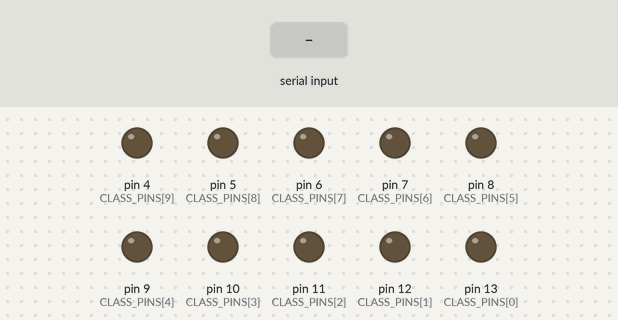
Simulated run of this sketch. Board: Arduino Uno, built with avr-gcc and run on an emulated ATmega328P. On the bench: output pins drawn as LEDs (lit = HIGH). The test bench sets the inputs (shaded band).

Above: at 1.2 s.
1.3 s: "ON" received over Serial
At 3.2 s:
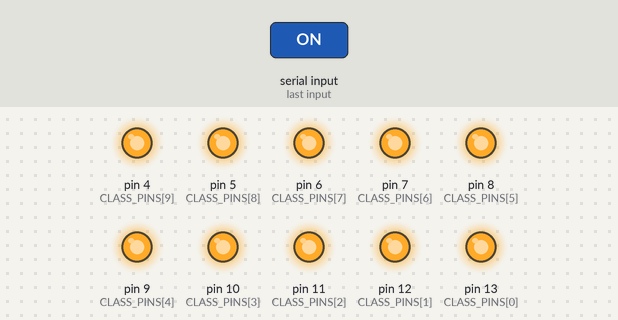
3.8 s: "OFF" received over Serial
At 5.1 s:
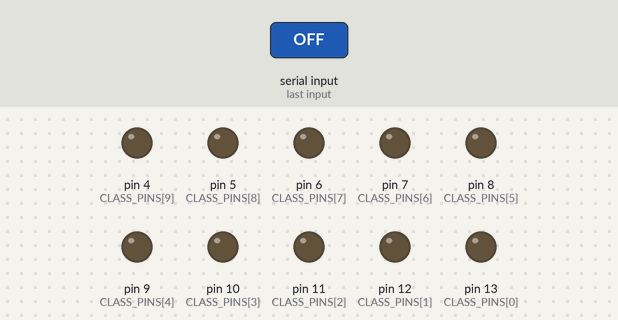
Timing chart, 0 to 6.8 s (numbered marks = the images above; inputs shaded):
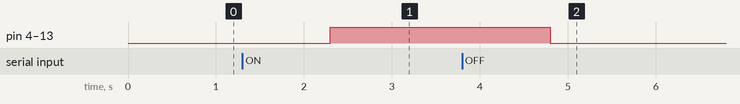

Measured:
- after the input at 1.3 s, pin 4 (CLASS_PINS[9]), pin 5 (CLASS_PINS[8]), pin 6 (CLASS_PINS[7]), pin 7 (CLASS_PINS[6]), pin 8 (CLASS_PINS[5]), pin 9 (CLASS_PINS[4]), pin 10 (CLASS_PINS[3]), pin 11 (CLASS_PINS[2]), pin 12 (CLASS_PINS[1]), pin 13 (CLASS_PINS[0]): LOW → HIGH after 1.0 s
- after the input at 3.8 s, pin 4 (CLASS_PINS[9]), pin 5 (CLASS_PINS[8]), pin 6 (CLASS_PINS[7]), pin 7 (CLASS_PINS[6]), pin 8 (CLASS_PINS[5]), pin 9 (CLASS_PINS[4]), pin 10 (CLASS_PINS[3]), pin 11 (CLASS_PINS[2]), pin 12 (CLASS_PINS[1]), pin 13 (CLASS_PINS[0]): HIGH → LOW after 1.0 s

The sketch:

ARDUINOCODE.ino
```cpp
const int CLASS_PINS[] = {13, 12, 11, 10, 9, 8, 7, 6, 5, 4};

// Have this command to not send a billion messages to the python program
bool CommandSent = false;
int LastPin = 3;

void TurnOnLights() {
  for (int i = 0; i < 11; i++) {
    digitalWrite(CLASS_PINS[i], HIGH);
  }
}

void TurnOffLights() {
  for (int i = 0; i < 11; i++) {
    digitalWrite(CLASS_PINS[i], LOW);
  }
}

void TurnOnLight(const int ClassIndex){
  digitalWrite(ClassIndex, HIGH);
  LastPin = ClassIndex;
}

void setup() {
  // Set Up Serial Connection
  Serial.begin(9600);

  // Set up each class pin as an output
  for (int i = 0; i < 11; i++) {
    pinMode(CLASS_PINS[i], OUTPUT);
  }
}

void loop() {
  if(Serial.available() > 0){
    String msg = Serial.readString();

    if(msg == "ON"){
      TurnOnLights();
    }else if(msg == "OFF"){
      TurnOffLights();
    }

    if(msg.startsWith("OPEN LIGHT ")){
      //Turn off Last Light
      digitalWrite(LastPin, LOW);

      // Code to extract the Pin Number to turn on
      int LastSpace = msg.lastIndexOf(" ");
      String PinValue = msg.substring(LastSpace + 1);
      int PinNumber = PinValue.toInt();

      TurnOnLight(PinNumber);
      Serial.println("Opened Pin " + String(PinNumber));
    }

    if(msg == "EXIT"){
      Serial.println("EXIT");
      TurnOffLights();
    }
  }
}
```
